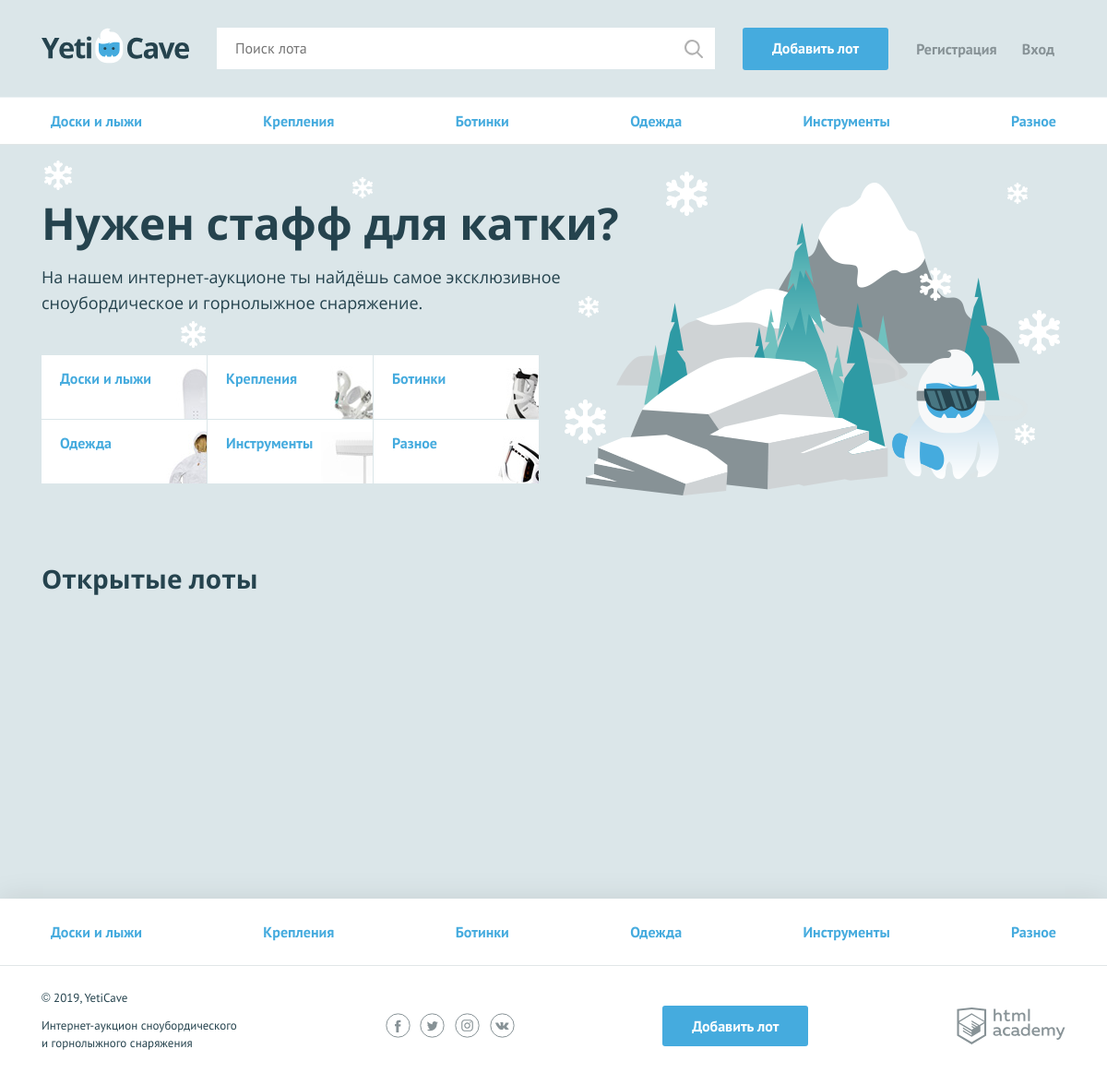
The page / on the database its author committed.
### tables this page shows
CREATE TABLE categories
(
   id INT NOT NULL AUTO_INCREMENT PRIMARY KEY,
   category varchar(255) NOT NULL,
   code varchar(255) NOT NULL
);

### index.php (called while the page is built)
<?php
include(__DIR__.'/bootstrap.php');
$lots = select_lots($con);
show_page("main.php","Главная",['lots' =>$lots],$categorys);

### bootstrap.php (called while the page is built, shortened)
<?php
require __DIR__."/helpers.php";
require __DIR__."/sql_models.php";
$con = mysqli_connect($db_host,$db_name,$db_password,$db_database);
mysqli_set_charset($con, "utf8mb4");
$select_categories =
    "SELECT categories.*
    FROM categories";
$result = $con->query($select_categories);

### sql_models.php (called while the page is built, shortened)
<?php
function select_lots($sql_host){
    $select_lots =
    "SELECT lots.id ,lots.date_create,name,start_price,img_link,
    MAX(COALESCE(bids.price,lots.start_price)) AS price,
    date_completion ,category
    FROM lots
    LEFT JOIN bids
    ON lots.id = bids.lot_id
    LEFT JOIN categories
    ON lots.category_id = categories.id
    WHERE lots.date_completion >= NOW()
    GROUP BY lots.id
    ORDER BY lots.date_create DESC;";
    return mysqli_fetch_all(mysqli_query($sql_host,$select_lots),MYSQLI_ASSOC);
}

### templates/layout.php (the view, shortened to what this page needs)
<!DOCTYPE html>
<html lang="ru">
<head>
    <link href="../css/normalize.min.css" rel="stylesheet">
    <link href="../css/style.css" rel="stylesheet">
    <link href="../css/flatpickr.min.css" rel="stylesheet">
</head>
<body>
<div class="page-wrapper">
<header class="main-header">
    <div class="main-header__container container">
        <a class="main-header__logo" href="index.php">
            <img src="../img/logo.svg" width="160" height="39" alt="Логотип компании YetiCave">
        </a>
        <form class="main-header__search" method="get" action="/search.php" autocomplete="off">
            <input type="search" name="search" placeholder="Поиск лота" value = "<?=e(($_GET['search']) ?? "")?>">
            <input class="main-header__search-btn" type="submit">
        </form>
        <a class="main-header__add-lot button" href="add.php">Добавить лот</a>
        <?php if($is_auth == 1):?>
        <nav class="user-menu">
        <div class="user-menu__logged">
        <p><?= $user_name?></p>
        <a class="user-menu__bets" href="my-bets.php">Мои ставки</a>
        <a class="user-menu__logout" href="<?="logout.php"?>">Выход</a>
       </div>
        <?php else:?>
            <ul class="user-menu__list">
                <li class="user-menu__item">
                    <a href="sign-up.php">Регистрация</a>
                </li>
                <li class="user-menu__item">
                    <a href="login.php">Вход</a>
                </li>
            </ul>
        <?php endif;?>
    </div>
</header>
<?php if($_SERVER["REQUEST_URI"] != '/index.php'):?>
<main>
    <nav class="nav">
      <ul class="nav__list container">
      <?php foreach($categorys as $category):?>
        <li class="nav__item <?=($_GET['id'] == $category["id"]) ? "nav__item--current":""?>">
          <a href="all-lots.php?id=<?=e($category["id"])?>"><?=e($category["category"])?></a>
        </li>
        <?php endforeach;?>
      </ul>
    </nav>
<?php endif;?>
<main class="content"><?= $content; ?></main>
</div>
<footer class="main-footer">
    <nav class="nav">
      <ul class="nav__list container">
        <?php foreach($categorys as $category):?>
        <li class="nav__item <?=($_GET['id'] == $category["id"]) ? "nav__item--current":""?>">
          <a href="all-lots.php?id=<?=e($category["id"])?>"><?=e($category["category"])?></a>
        </li>
        <?php endforeach;?>
      </ul>
    </nav>
    <div class="main-footer__bottom container">
        <div class="main-footer__copyright">
            <p>© 2019, YetiCave</p>
            <p>Интернет-аукцион сноубордического и горнолыжного снаряжения</p>
        </div>
        <div class="main-footer__social social">
            <a class="social__link social__link--facebook" href="#">
            </a>
            <a class="social__link social__link--twitter" href="#">
            </a>
            <a class="social__link social__link--instagram" href="#">
            </a>
            <a class="social__link social__link--vkontakte" href="#">
            </a>
        </div>
        <a class="main-footer__add-lot button" href="add.php">Добавить лот</a>
        <div class="main-footer__developed-by">
            <a class="logo-academy" href="https://htmlacademy.ru/intensive/php">
            </a>
        </div>
    </div>
</footer>
</body>
</html>

### templates/main.php (shortened to what this page needs)
<main class="container">
    <section class="promo">
        <h2 class="promo__title">Нужен стафф для катки?</h2>
        <p class="promo__text">На нашем интернет-аукционе ты найдёшь самое эксклюзивное сноубордическое и горнолыжное снаряжение.</p>
        <ul class="promo__list">
        <?php foreach($categorys as $category):?>
            <li class="promo__item promo__item--<?=e($category['code'])?>">
                <a class="promo__link" href="all-lots.php?id=<?=e($category['id'])?>"><?=e($category['category'])?></a>
            </li>
            <?php endforeach;?>
        </ul>
    </section>
    <section class="lots">
        <div class="lots__header">
            <h2>Открытые лоты</h2>
        </div>
    </section>
</main>

### rows shown on the page
categories: category "Доски и лыжи", shows a picture
categories: category "Крепления", shows a picture
categories: category "Ботинки", shows a picture
categories: category "Одежда", shows a picture
categories: category "Инструменты", shows a picture
categories: category "Разное", shows a picture
